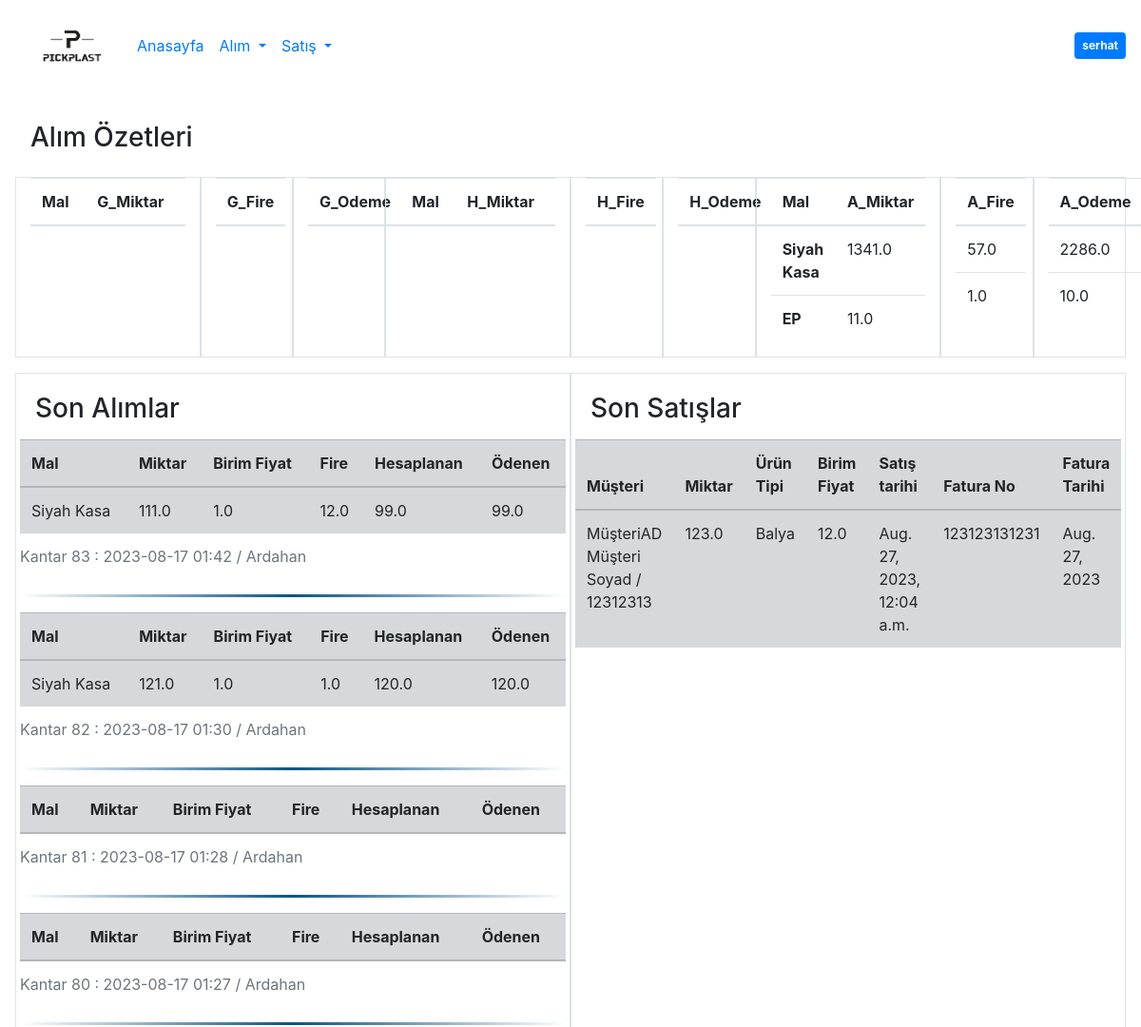
The app's page / (signed in, upper part), older data.
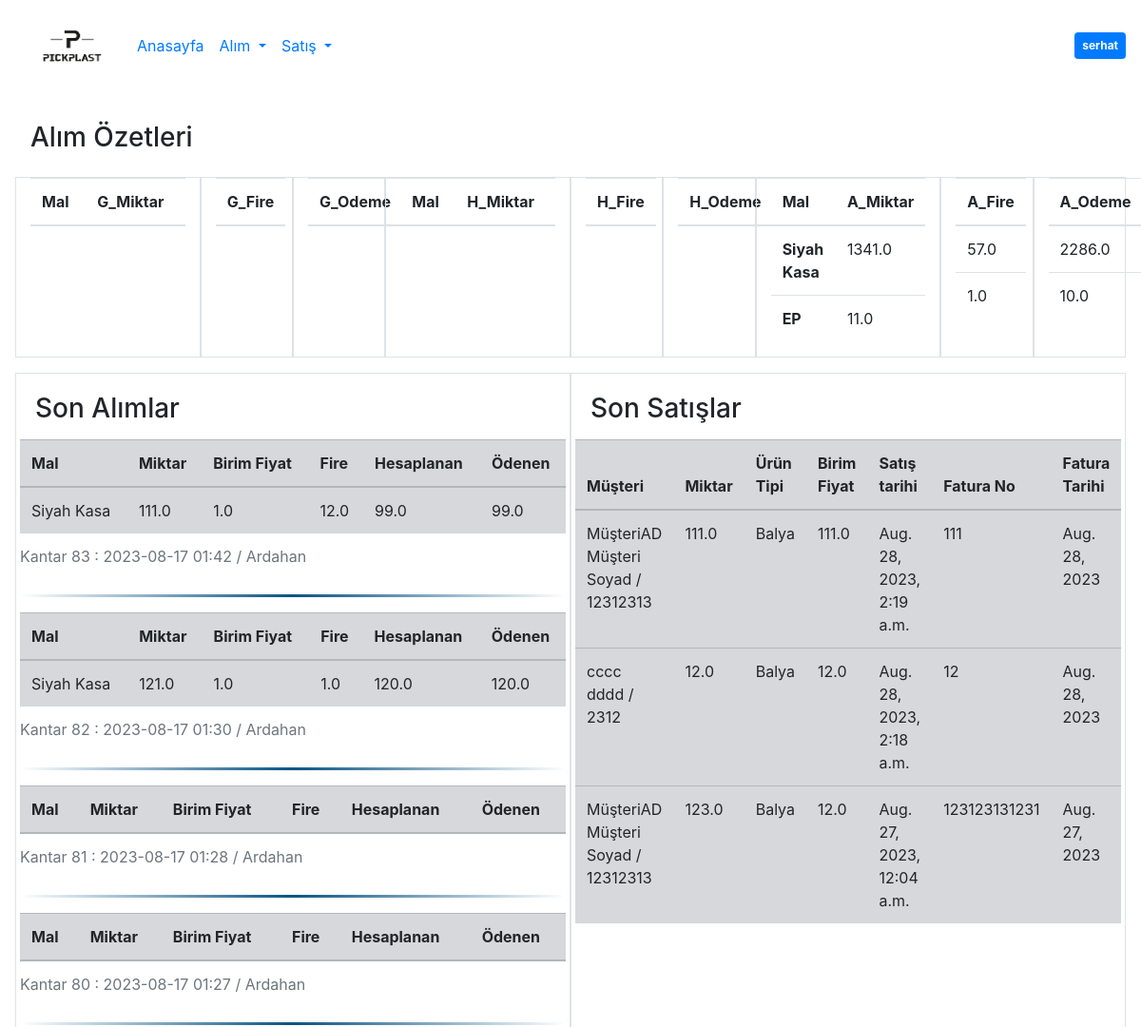
The same page, newer data.
### mainPage/models.py (models this page shows, shortened)
class Hammadde(models.Model):
    rawMaterialName = models.CharField(max_length=200, verbose_name="Hammadde Tipi")
    category=models.CharField(max_length=50,verbose_name="Mal Kategorisi",null=True,blank=True)
    def __str__(self):
        return self.rawMaterialName

class Kantar(models.Model):
    kantar1 = models.FloatField(verbose_name="Kantar 1")
    kantar2 = models.FloatField(verbose_name="Kantar 2")
    kantar3 = models.FloatField(verbose_name="Kantar 3", null=True, blank=True)
    kantar4 = models.FloatField(verbose_name="Kantar 4", null=True, blank=True)
    kantar5 = models.FloatField(verbose_name="Kantar 5", null=True, blank=True)
    kantar6 = models.FloatField(verbose_name="Kantar 6", null=True, blank=True)
    tarih = models.DateTimeField(verbose_name="Tarih", default=datetime.now, blank=True, null=True)
    tedarikci = models.ForeignKey(Tedarikci, on_delete=models.DO_NOTHING, verbose_name="Tedarikçi")
    note = models.TextField(verbose_name="Not", null=True, blank=True, max_length=180)
    odeme = models.CharField(max_length=100, verbose_name="Ödeme yapıldı mı?", choices=
    [('EVET', 'EVET'), ('HAYIR', 'HAYIR')])
    nakliyat = models.CharField(max_length=100, verbose_name="Taşıma", choices=
    [('PP', 'PP'), ('Ted', 'Ted')])
    faturaNo = models.TextField(verbose_name="Fatura No", null=True, blank=True)
    faturaTarihi = models.DateField(verbose_name="Fatura Tarihi", null=True, blank=True, )
    def __str__(self):
        return f'Kantar {str(self.id)} : {str(self.tarih)[:16]} / {self.tedarikci}'

class Tedarikci(models.Model):
    name = models.CharField(max_length=50, verbose_name="Ad Soyad / Şirket")
    idNumber = models.CharField(max_length=25, verbose_name="TC Kimlik No / Vergi No",null=True,blank=True)
    adress = models.CharField(max_length=200, verbose_name="Adres",null=True,blank=True)
    tax = models.CharField(max_length=100, verbose_name="Vergi Dairesi",null=True,blank=True)
    mail1 = models.EmailField(max_length=100, verbose_name="E-mail 1",null=True,blank=True)
    mail2 = models.EmailField(max_length=100, verbose_name="E-mail 2",null=True,blank=True)
    phoneNumber1 = models.CharField(max_length=20, verbose_name="Telefon 1",null=True,blank=True)
    phoneNumber2 = models.CharField(max_length=20, verbose_name="Telefon 2",null=True,blank=True)
    IBAN = models.CharField(max_length=100, verbose_name="IBAN",null=True,blank=True)
    def __str__(self):
        return self.name

class MalAlim(models.Model):
    mal = models.ForeignKey(Hammadde, on_delete=models.DO_NOTHING, verbose_name="Malzeme Türü")
    miktar = models.FloatField(verbose_name="Ağırlık")
    hurda = models.FloatField(verbose_name="Fire")
    birimFiyat = models.FloatField(verbose_name="Birim Fiyat")
    kantar = models.ForeignKey(Kantar, on_delete=models.DO_NOTHING, verbose_name="Kantar tartım numarası")
    odenecek = models.FloatField(verbose_name="Ödenen Tutar", blank=True, null=True)
    @property
    def ode(self):
        return (self.miktar - self.hurda) * self.birimFiyat

class Satis(models.Model):
    musteri = models.ForeignKey(musteri, on_delete=models.DO_NOTHING, verbose_name="Müşteri")
    miktar = models.FloatField(verbose_name="Miktar")
    urunTipi = models.ForeignKey(SonUrun, on_delete=models.DO_NOTHING, verbose_name="Ürün Tipi")
    birimFiyat = models.FloatField(verbose_name="Birim Fiyat")
    satisTarihi = models.DateTimeField(verbose_name="Satış Tarihi", default=datetime.now)
    faturaNo = models.TextField(verbose_name="Fatura No",)
    faturaTarihi = models.DateField(verbose_name="Fatura Tarihi",default=datetime.today)

class musteri(models.Model):
    name = models.CharField(max_length=50, verbose_name="Ad")
    surname = models.CharField(max_length=50, verbose_name="Soyad")
    idNumber = models.CharField(max_length=25, verbose_name="TC Kimlik No")
    adress = models.CharField(max_length=200, verbose_name="Adres")
    tax = models.CharField(max_length=100, verbose_name="Vergi Dairesi")
    mail1 = models.EmailField(max_length=100, verbose_name="E-mail 1")
    mail2 = models.EmailField(max_length=100, verbose_name="E-mail 2")
    phoneNumber1 = models.CharField(max_length=20, verbose_name="Telefon 1")
    phoneNumber2 = models.CharField(max_length=20, verbose_name="Telefon 2")
    IBAN = models.CharField(max_length=100, verbose_name="IBAN")
    bankNumber = models.CharField(max_length=100, verbose_name="Banka Hesap Numarası")
    bank = models.CharField(max_length=100, verbose_name="Banka")
    companyName = models.CharField(max_length=100, verbose_name="Şirket")
    def __str__(self):
        return self.name + " " + self.surname + " / " + self.companyName

class SonUrun(models.Model):
    urun = models.CharField(max_length=200, verbose_name="Ürün Tipi")
    def __str__(self):
        return self.urun

### mainPage/views.py (the view, shortened to what this page needs)
# urls.py: path("", views.mainPageView, name="mainPage"),
def mainPageView(request):
    if request.user.is_authenticated:
        context = {}
        if request.method == "GET":
            dailyMiktar, dailyFire, dailyOdeme = pivotBuy(timedQuery(1))
            weeklyMiktar, weeklyFire, weeklyOdeme = pivotBuy(timedQuery(7))
            monthlyMiktar, monthlyFire, monthlyOdeme = pivotBuy(timedQuery(30))
            context['dailyMiktar'] = dailyMiktar
            context['dailyFire'] = dailyFire
            context['dailyOdeme'] = dailyOdeme
            context['weeklyMiktar'] = weeklyMiktar
            context['weeklyFire'] = weeklyFire
            context['weeklyOdeme'] = weeklyOdeme
            context['monthlyMiktar'] = monthlyMiktar
            context['monthlyFire'] = monthlyFire
            context['monthlyOdeme'] = monthlyOdeme
            print(pivotBuy(timedQuery(7)))
            kantarForm = djangoForms.kantarForm()
            context['kantarForm'] = kantarForm
            context['now'] = helperFunctions.datetime_to_int()
            context['buyQuery'] = getLastMalAlimRecords(30)
            context['kantarFormu'] = djangoForms.faturasizForm
            context['satislar'] = getSatisQuery(30)
            return render(request, "mainPage/mainPage.html", context=context)
    else:
        return redirect("/login")

### mainPage/helperFunctions.py (called while the page is built)
def datetime_to_int(dt=datetime.now()):
    formatted_date = dt.strftime("%d%m%y%H%M%S")
    return int(formatted_date)

### mainPage/views.py (called while the page is built)
def getSatisQuery(n):
    return models.Satis.objects.all().order_by('-satisTarihi')[:n]

def getLastMalAlimRecords(n):
    kantarlar = models.Kantar.objects.all().order_by('-tarih')[:n]
    query = {}
    for kantar in kantarlar:
        query[str(kantar)] = (kantar, models.MalAlim.objects.filter(kantar=kantar.id))
    return query

def timedQuery(queryDate):
    utc = pytz.UTC
    today = datetime.today().replace(tzinfo=utc)
    allAlimlar = models.MalAlim.objects.all()
    queryResult = []
    for alim in allAlimlar:
        if today < alim.kantar.tarih + genelDateTime.timedelta(days=queryDate):
            queryResult.append(alim)
        else:
            pass
    return queryResult

### mainPage/templates/mainPage/mainPage.html (shortened to what this page needs)
{% extends 'mainPage/base.html' %}
{% block content %}
{% include 'mainPage/navbar.html' %}
<div class="row m-3">
    <legend class="m-3"><h3>Alım Özetleri</h3></legend>
    <div class="col col-md-2 border">
        <table class="table">
            <thead>
            <tr>
                <th scope="col">Mal</th>
                <th scope="col">G_Miktar</th>
            </tr>
            </thead>
        </table>
    </div>
        <div class="col col-md-1 border">
        <table class="table">
            <thead>
            <tr>
                <th scope="col">G_Fire</th>
            </tr>
            </thead>
        </table>
    </div>
        <div class="col col-md-1 border">
        <table class="table">
            <thead>
            <tr>
                <th scope="col">G_Odeme</th>
            </tr>
            </thead>
        </table>
    </div>
        <div class="col col-md-2 border">
        <table class="table">
            <thead>
            <tr>
                <th scope="col">Mal</th>
                <th scope="col">H_Miktar</th>
            </tr>
            </thead>
        </table>
    </div>
        <div class="col col-md-1 border">
        <table class="table">
            <thead>
            <tr>
                <th scope="col">H_Fire</th>
            </tr>
            </thead>
        </table>
    </div>
        <div class="col col-md-1 border">
        <table class="table">
            <thead>
            <tr>
                <th scope="col">H_Odeme</th>
            </tr>
            </thead>
        </table>
    </div>
        <div class="col col-md-2 border">
        <table class="table">
            <thead>
            <tr>
                <th scope="col">Mal</th>
                <th scope="col">A_Miktar</th>
            </tr>
            </thead>
            <tbody>
            {% for key,value in monthlyMiktar.items  %}
            <tr>
                <th scope="row">{{key}}</th>
                <td>{{value}}</td>
            </tr>
                  {% endfor  %}
            </tbody>
        </table>
    </div>
        <div class="col col-md-1 border">
        <table class="table">
            <thead>
            <tr>
                <th scope="col">A_Fire</th>
            </tr>
            </thead>
            <tbody>
            {% for key,value in monthlyFire.items  %}
            <tr>
                <td>{{value}}</td>
            </tr>
                  {% endfor  %}
            </tbody>
        </table>
    </div>
        <div class="col col-md-1 border">
        <table class="table">
            <thead>
            <tr>
                <th scope="col">A_Odeme</th>
            </tr>
            </thead>
            <tbody>
            {% for key,value in monthlyOdeme.items  %}
            <tr>
                <td>{{value}}</td>
            </tr>
                  {% endfor  %}
            </tbody>
        </table>
    </div>
</div>
<div class="row m-3">
    <div class="col col-md-6 p-1  border">
        <legend class="m-3"><h3>Son Alımlar</h3></legend>
        {% for key,value in buyQuery.items %}
        <table class="table table-secondary" style="caption-side: top;">
            <caption>{{value.0}}</caption>
            <thead>
            <tr>
                <th scope="col">Mal</th>
                <th scope="col">Miktar</th>
                <th scope="col">Birim Fiyat</th>
                <th scope="col">Fire</th>
                <th scope="col">Hesaplanan</th>
                <th scope="col">Ödenen</th>
            </tr>
            </thead>
            <tbody>
            {% for alim in value.1 %}
            <tr>
                <td>{{alim.mal}}</td>
                <td>{{alim.miktar}}</td>
                <td>{{alim.birimFiyat}}</td>
                <td>{{alim.hurda}}</td>
                <td>{{alim.ode}}</td>
                <td>{{alim.odenecek}}</td>
            </tr>
            {% endfor %}
            </tbody>
        </table>
        <hr class="hr2">
        {% endfor %}
    </div>
    <div class="col col-md-6 p-1  border">
        <legend class="m-3"><h3>Son Satışlar</h3></legend>
        <table class="table table-secondary" style="caption-side: top;">
            <thead>
            <tr>
                <th scope="col">Müşteri</th>
                <th scope="col">Miktar</th>
                <th scope="col">Ürün Tipi</th>
                <th scope="col">Birim Fiyat</th>
                <th scope="col">Satış tarihi</th>
                <th scope="col">Fatura No</th>
                <th scope="col">Fatura Tarihi</th>
            </tr>
            </thead>
            {% for satis in satislar %}
            <tr>
                <td>{{satis.musteri}}</td>
                <td>{{satis.miktar}}</td>
                <td>{{satis.urunTipi}}</td>
                <td>{{satis.birimFiyat}}</td>
                <td>{{satis.satisTarihi}}</td>
                <td>{{satis.faturaNo}}</td>
                <td>{{satis.faturaTarihi}}</td>
            </tr>
            {% endfor %}
    </div>
</div>
{% endblock %}

### mainPage/templates/mainPage/base.html (shortened to what this page needs)
{% load static %}
<!DOCTYPE html>
<html lang="en">
<head>
    <link rel="stylesheet" href="https://stackpath.bootstrapcdn.com/bootstrap/4.5.0/css/bootstrap.min.css"
>
</head>
<body>
{% block content %}
{% endblock %}
</body>
</html>

### mainPage/templates/mainPage/navbar.html (shortened to what this page needs)
{% load static %}
<nav class="navbar navbar-expand-lg navbar-primary >
  <a class='navbar-brand' href="#">  <img src="{% static 'logo.jpg' %}" alt="Pickplast" width="120" height="80"></a>
  <div class="collapse navbar-collapse" id="navbarNavDropdown">
    <ul class="navbar-nav">
      <li class="nav-item active">
        <a class="nav-link" href="{% url 'mainPage' %}">Anasayfa <span class="sr-only">(current)</span></a>
      </li>
      <li class="nav-item dropdown">
          <a class="nav-link dropdown-toggle" href="#" id="navbarDropdownMenuLink" data-toggle="dropdown" aria-haspopup="true" aria-expanded="false">
          Alım
        </a>
      </li>
      <li class="nav-item dropdown">
        <a class="nav-link dropdown-toggle" href="#" id="navbarDropdownMenuLink2" data-toggle="dropdown" aria-haspopup="true" aria-expanded="false">
          Satış
        </a>
      </li>
    </ul>
  </div>
<a href="{% url 'logout' %}"><span class="badge badge-primary p-2">{{request.user}}</span></a>
</nav>

### mainPage/templates/mainPage/base.html (style rules this page uses)
.hr2 { border: 0; height: 3px; background-image: linear-gradient(to right, rgba(0, 0, 0, 0), rgba(9, 84, 132), rgba(0, 0, 0, 0)); }

Row changes from the older to the newer data that the page shows:
added Satis: musteri "MüşteriAD Müşteri Soyad / 12312313", miktar "111.0", urunTipi "Balya", birimFiyat "111.0", satisTarihi "Aug. 28, 2023, 2:19 a.m.", faturaNo "111", faturaTarihi "Aug. 28, 2023"
added Satis: musteri "cccc dddd / 2312", miktar "12.0", urunTipi "Balya", birimFiyat "12.0", satisTarihi "Aug. 28, 2023, 2:18 a.m.", faturaNo "12", faturaTarihi "Aug. 28, 2023"
